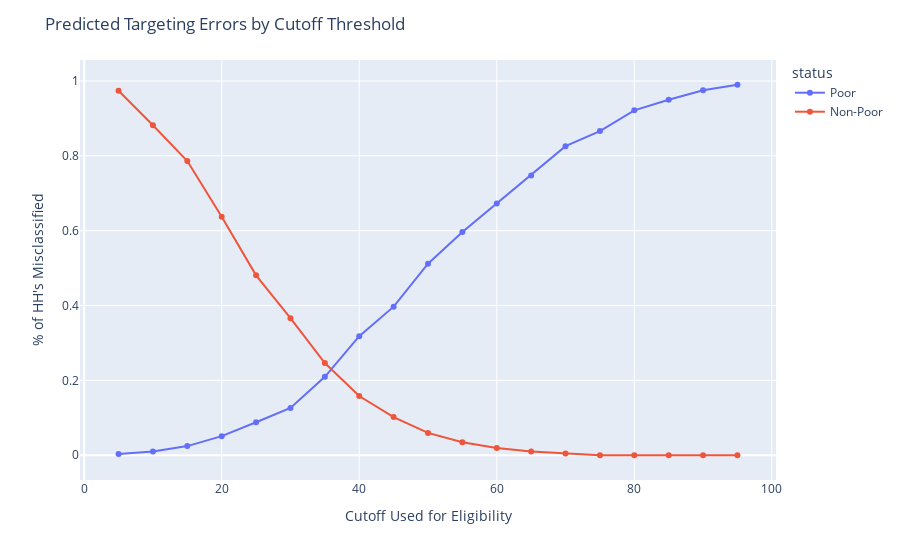

The notebook cell saved with this chart:
### Code cell
fig= px.line(tmp,x='cutoff',y='Mean',color='status')
# fig = go.Figure(data=[go.Line(y=T['i50'], orientation='v',x=T['cutoff'], name="Non-Poor")])
# fig.add_trace(go.Line(y=T['e50'], orientation='v',x=T['cutoff'], name="Poor"))
fig.update_traces(mode="markers+lines")
fig.update_layout(
    title_text='Predicted Targeting Errors by Cutoff Threshold',
    xaxis_title_text='Cutoff Used for Eligibility',
    yaxis_title_text="% of HH's Misclassified",
    hovermode='x unified'
)

### Figure 1 — Plotly figure (JSON) as saved in the notebook; plotly's stock layout.template omitted (floating-point values rounded to 4 significant figures)
{"data": [{"hovertemplate": "status=Poor<br>cutoff=%{x}<br>Mean=%{y}<extra></extra>", "legendgroup": "Poor", "line": {"color": "#636efa", "dash": "solid"}, "mode": "markers+lines", "name": "Poor", "showlegend": true, "type": "scatter", "x": [5, 10, 15, 20, 25, 30, 35, 40, 45, 50, 55, 60, 65, 70, 75, 80, 85, 90, 95], "xaxis": "x", "y": [0.003247, 0.009901, 0.02448, 0.05102, 0.08814, 0.1262, 0.2095, 0.318, 0.3969, 0.5118, 0.5965, 0.6724, 0.7473, 0.8257, 0.8659, 0.9215, 0.9497, 0.9752, 0.9898], "yaxis": "y"}, {"hovertemplate": "status=Non-Poor<br>cutoff=%{x}<br>Mean=%{y}<extra></extra>", "legendgroup": "Non-Poor", "line": {"color": "#EF553B", "dash": "solid"}, "mode": "markers+lines", "name": "Non-Poor", "showlegend": true, "type": "scatter", "x": [5, 10, 15, 20, 25, 30, 35, 40, 45, 50, 55, 60, 65, 70, 75, 80, 85, 90, 95], "xaxis": "x", "y": [0.9738, 0.8818, 0.7861, 0.6372, 0.4806, 0.3663, 0.2462, 0.1582, 0.102, 0.0597, 0.035, 0.01951, 0.009756, 0.004926, 0, 0, 0, 0, 0], "yaxis": "y"}], "layout": {"hovermode": "x unified", "legend": {"title": {"text": "status"}, "tracegroupgap": 0}, "margin": {"t": 60}, "title": {"text": "Predicted Targeting Errors by Cutoff Threshold"}, "xaxis": {"anchor": "y", "domain": [0, 1], "title": {"text": "Cutoff Used for Eligibility"}}, "yaxis": {"anchor": "x", "domain": [0, 1], "title": {"text": "% of HH's Misclassified"}}}}
